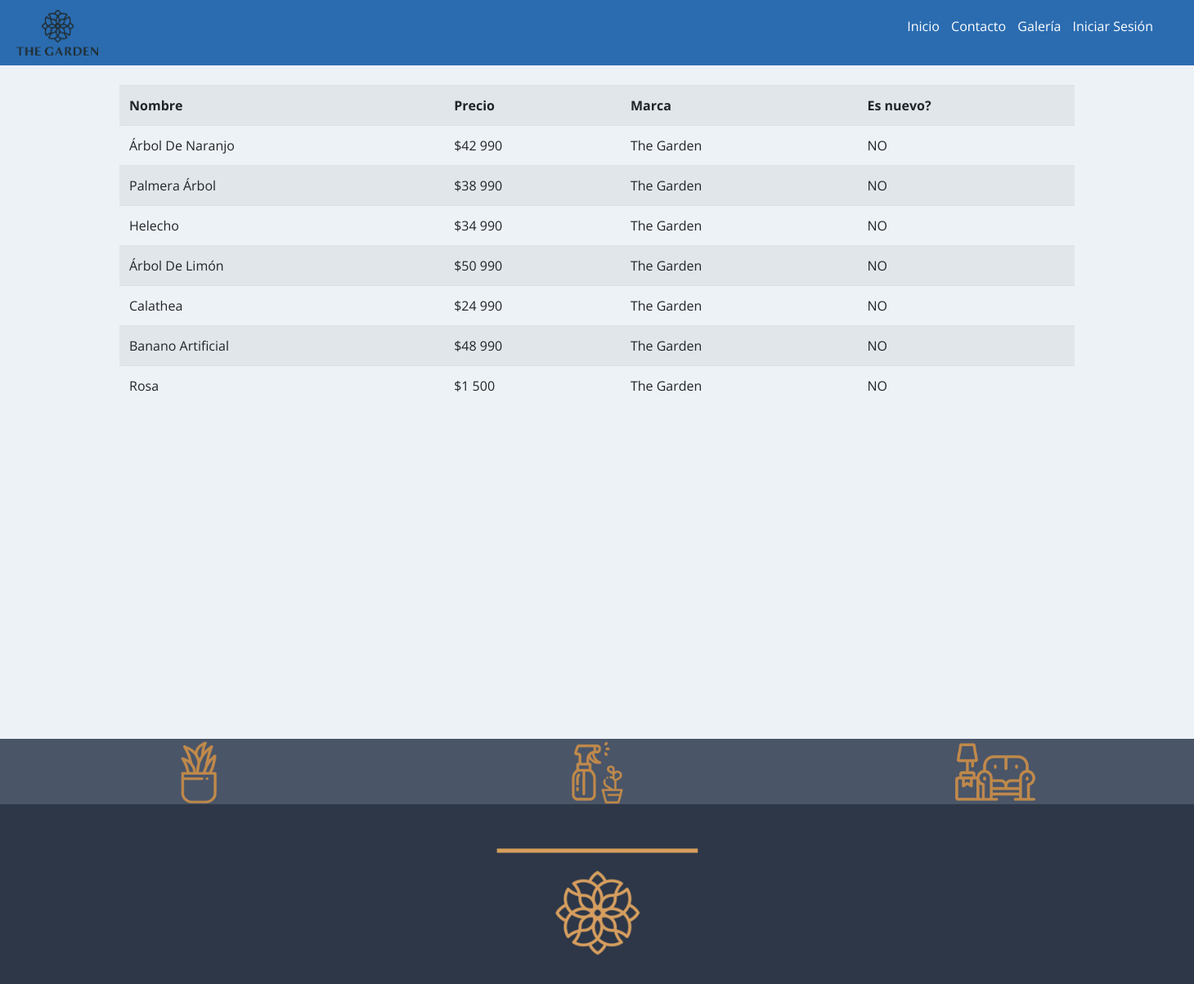
Page /listar-productos/ on the earlier database version.
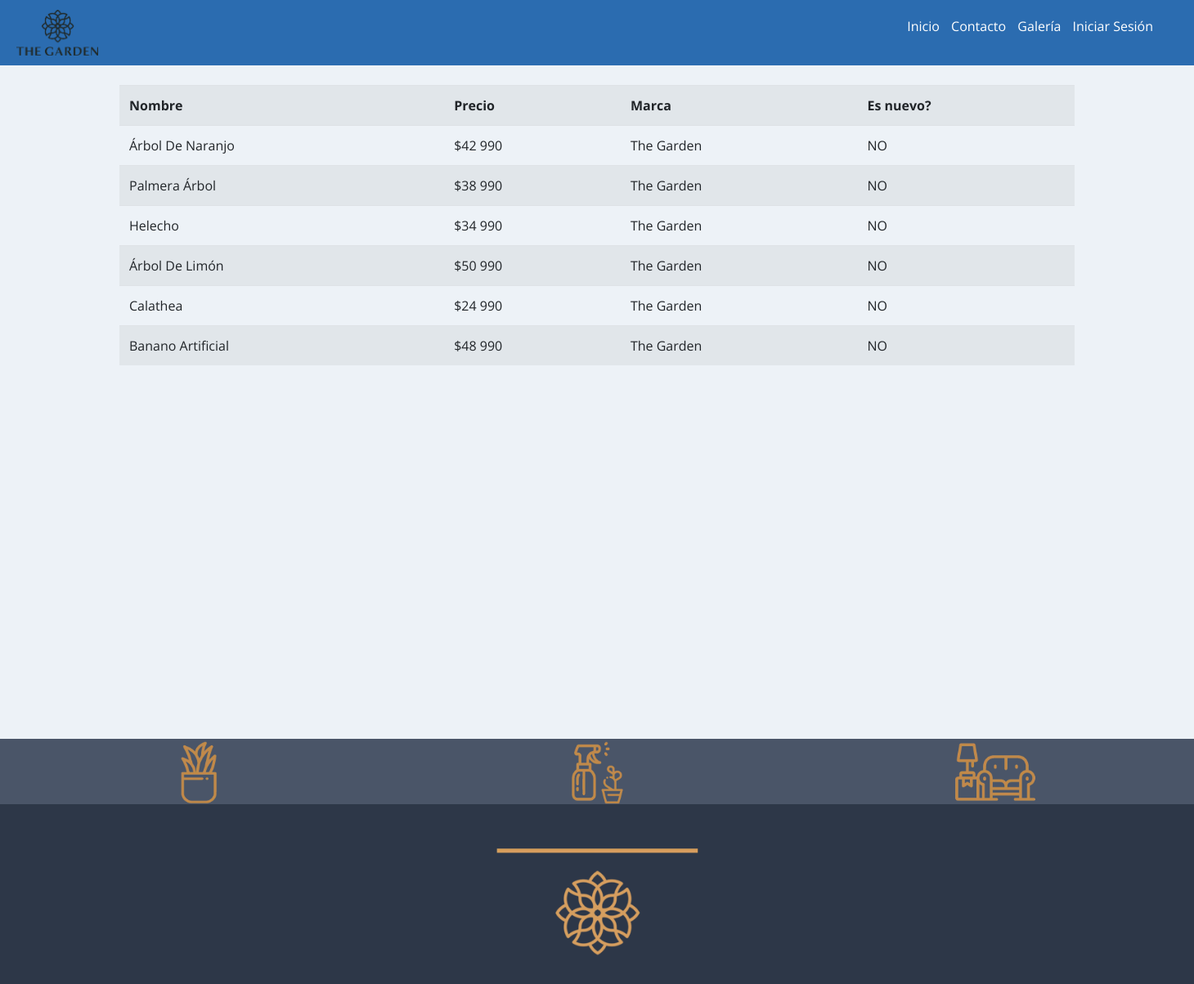
Same page on the later database version.
### app/models.py (models this page shows, shortened)
class Producto(models.Model):
   nombre = models.CharField(max_length=50)
   precio = models.IntegerField()
   description = models.TextField()
   disponible = models.BooleanField()
   marca = models.ForeignKey(Marca, on_delete=models.PROTECT)
   fecha_fabricacion = models.DateField()
   imagen = models.ImageField(upload_to="productos", null=True)

class Marca(models.Model):
    nombre = models.CharField(max_length=50)
    def __str__(self):
     return self.nombre

### app/views.py (the view)
# urls.py: path('listar-productos/', listar_productos, name="listar_productos"),
def listar_productos(request):
    productos = Producto.objects.all()
    data = {
        'productos': productos
    }
    return render(request, 'app/producto/listar.html',data)

### app/templates/app/producto/listar.html
 {% extends 'app/base.html' %}
 {% block contenido %}
 {% load humanize %}
 <table class="table table-striped table-hover table-responsive-sm">
    <tr>
        <th>Nombre</th>
        <th>Precio</th>
        <th>Marca</th>
        <th>Es nuevo?</th>
    </tr>
    {% for p in productos %}
    <tr>
        <td>{{ p.nombre | title }}</td>
        <td>${{ p.precio | intcomma }}</td>
        <td>{{ p.marca | title }}</td>
        <td>
            {% if p.nuevo %}
            SI
            {% else %}
            NO
            {% endif %}
        </td>
    </tr>
    {% endfor %}
 </table>
 {% endblock  %}

Differences in the rows shown:
removed Producto: nombre "Rosa", precio "1 500", marca "The Garden"
